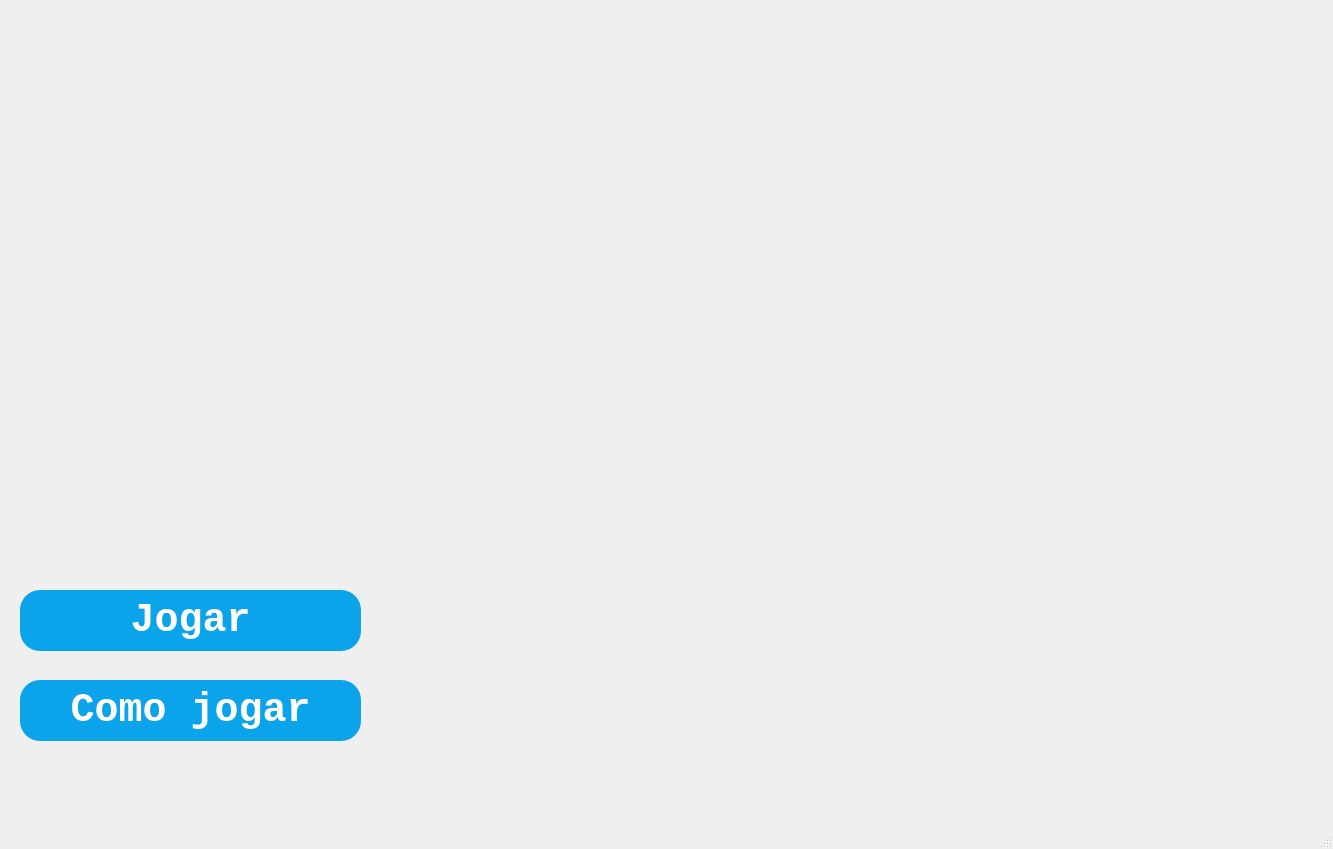
<?xml version="1.0" encoding="UTF-8"?>
<ui version="4.0">
 <class>MainWindow</class>
 <widget class="QMainWindow" name="MainWindow">
  <property name="geometry">
   <rect>
    <x>0</x>
    <y>0</y>
    <width>1333</width>
    <height>849</height>
   </rect>
  </property>
  <property name="windowTitle">
   <string>MainWindow</string>
  </property>
  <widget class="QWidget" name="centralwidget">
   <widget class="QLabel" name="label">
    <property name="geometry">
     <rect>
      <x>0</x>
      <y>-10</y>
      <width>1341</width>
      <height>821</height>
     </rect>
    </property>
    <property name="text">
     <string/>
    </property>
    <property name="pixmap">
     <pixmap>../imagens/mesaFundo.png</pixmap>
    </property>
    <property name="scaledContents">
     <bool>true</bool>
    </property>
   </widget>
   <widget class="QLabel" name="label_2">
    <property name="geometry">
     <rect>
      <x>30</x>
      <y>20</y>
      <width>121</width>
      <height>121</height>
     </rect>
    </property>
    <property name="text">
     <string/>
    </property>
    <property name="pixmap">
     <pixmap>unnamed.png</pixmap>
    </property>
    <property name="scaledContents">
     <bool>true</bool>
    </property>
   </widget>
   <widget class="QPushButton" name="pushButtonJogar">
    <property name="geometry">
     <rect>
      <x>20</x>
      <y>590</y>
      <width>341</width>
      <height>61</height>
     </rect>
    </property>
    <property name="font">
     <font>
      <family>Consolas</family>
      <pointsize>30</pointsize>
      <weight>75</weight>
      <italic>false</italic>
      <bold>true</bold>
      <strikeout>false</strikeout>
      <kerning>false</kerning>
     </font>
    </property>
    <property name="autoFillBackground">
     <bool>false</bool>
    </property>
    <property name="styleSheet">
     <string notr="true">background-color:#0ba4eb;
color:#ffffff;
border-radius:20px;</string>
    </property>
    <property name="text">
     <string>Jogar</string>
    </property>
   </widget>
   <widget class="QLabel" name="labelLogo">
    <property name="geometry">
     <rect>
      <x>1200</x>
      <y>10</y>
      <width>121</width>
      <height>121</height>
     </rect>
    </property>
    <property name="text">
     <string/>
    </property>
    <property name="pixmap">
     <pixmap>../imagens/logo21.png</pixmap>
    </property>
    <property name="scaledContents">
     <bool>true</bool>
    </property>
   </widget>
   <widget class="QPushButton" name="pushButtonComoJogar">
    <property name="geometry">
     <rect>
      <x>20</x>
      <y>680</y>
      <width>341</width>
      <height>61</height>
     </rect>
    </property>
    <property name="font">
     <font>
      <family>Consolas</family>
      <pointsize>30</pointsize>
      <weight>75</weight>
      <italic>false</italic>
      <bold>true</bold>
      <strikeout>false</strikeout>
      <kerning>false</kerning>
     </font>
    </property>
    <property name="autoFillBackground">
     <bool>false</bool>
    </property>
    <property name="styleSheet">
     <string notr="true">background-color:#0ba4eb;
color:#ffffff;
border-radius:20px;</string>
    </property>
    <property name="text">
     <string>Como jogar</string>
    </property>
   </widget>
  </widget>
  <widget class="QMenuBar" name="menubar">
   <property name="geometry">
    <rect>
     <x>0</x>
     <y>0</y>
     <width>1333</width>
     <height>21</height>
    </rect>
   </property>
  </widget>
  <widget class="QStatusBar" name="statusbar"/>
 </widget>
 <resources/>
 <connections/>
</ui>
